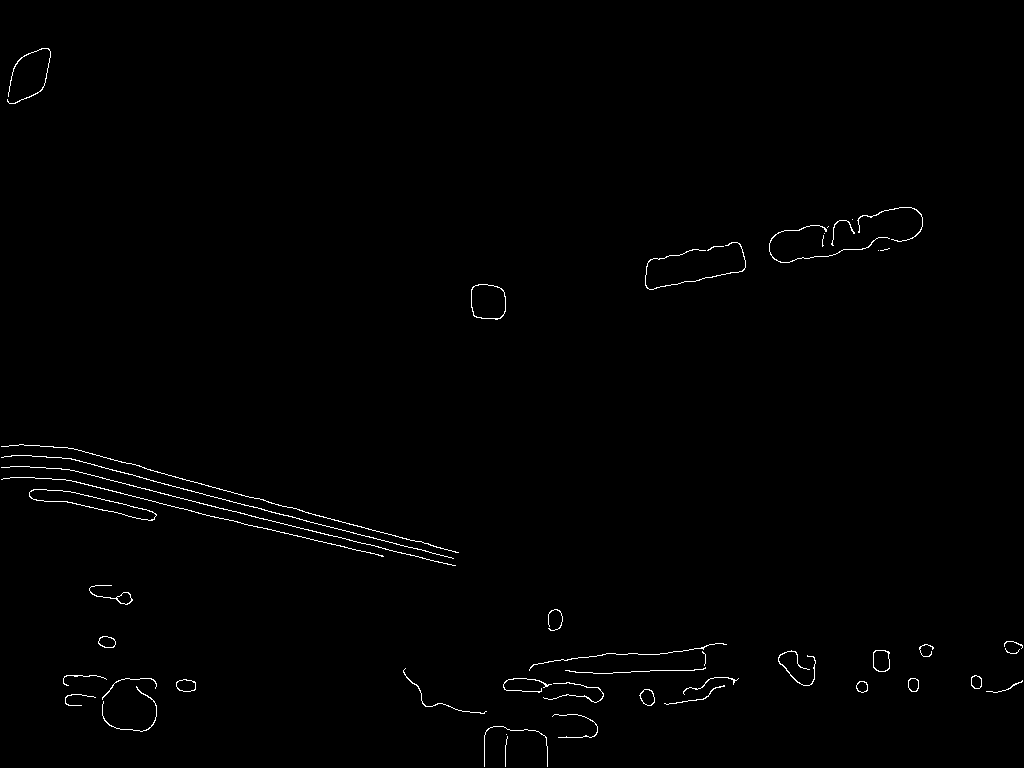
#> input picture test_edge.png, 1024 x 768 px
$ python shape_context.py
#> lines starting #> are read from the running program, lines starting #| are printed output that depends on the picture
"""Find shape context descriptor."""
import math
import numpy as np
import pdb

from scipy.spatial.distance import cdist
from skimage.io import imread
from settings import sample_points


def shape_context(points, nbins_r, nbins_theta, r_inner, r_outer, max_window_size, window=None):
    """Computes the Shape Context Feature Descriptor for the given input points."""
    nbins = nbins_theta * nbins_r
    t_points = points.shape[0]

    descriptor = []

    r_array = cdist(points, points)
    am = r_array.argmax()
    max_points = [am // t_points, am % t_points]
    r_array_n = r_array // r_array.mean()
    r_bin_edges = np.logspace(np.log10(r_inner), np.log10(r_outer), nbins_r)
    r_array_q = np.zeros((t_points, t_points), dtype=int)

    for m in range(nbins_r):
        r_array_q += (r_array_n < r_bin_edges[m])

    fz = r_array_q > 0

    theta_array = cdist(points, points, lambda u, v: math.atan2((v[1] - u[1]), (v[0] - u[0])))
    norm_angle = theta_array[max_points[0], max_points[1]]
    theta_array = (theta_array - norm_angle * (np.ones((t_points, t_points)) - np.identity(t_points)))
    theta_array[np.abs(theta_array) < 1e-7] = 0

    theta_array_2 = theta_array + 2 * math.pi * (theta_array < 0)
    theta_array_q = (1 + np.floor(theta_array_2 // (2 * math.pi / nbins_theta))).astype(int)

    for i in range(t_points):
        sn = np.zeros((nbins_r, nbins_theta))
        x, y = points[i]

        if window is not None:
            local_x = np.where((points[:, 0] >= (x-window)) & (points[:, 0] <= (x+window)))
            local_y = np.where((points[:, 0] >= y-window) & (points[:, 0] <= y+window))
            local_points = np.intersect1d(local_x, local_y)
            for j in local_points:
                if (fz[i, j]):
                    sn[r_array_q[i, j] - 1, theta_array_q[i, j] - 1] += 1
        else:
            for j in range(t_points):
                if (fz[i, j]):
                    sn[r_array_q[i, j] - 1, theta_array_q[i, j] - 1] += 1
        # There need not be 500 points in the image, you can have less than 500 also.
        descriptor.append(sn.reshape(nbins))

    return np.array(descriptor)


if __name__ == "__main__":
    # Image is already binary with Canny Edge detection done
    img = imread('test_edge.png', as_gray=True)
#> img: shape (768, 1024); 0.71% white in thin lines or dots
    edge_pixels = img.nonzero()
#> edge_pixels = 5563 positions, rows 48 to 766, columns 1 to 1022
    indices = np.arange(len(edge_pixels[0]))
#> indices = 5563 values from 0 to 5562

    try:
        samples = np.random.choice(indices, (sample_points), False)
#> samples = 500 values, max 5558 at index 225, min 15 at index 23, mean 2873.4
    except ValueError:
        samples = indices

    points = np.array([[edge_pixels[0][i], edge_pixels[1][i]] for i in samples])
#> points = 500 pairs, first value 50 to 765, second value 4 to 1022
    descriptor = shape_context(points, window=5, max_window_size=5, nbins_r=5, nbins_theta=12, r_inner=0.1250, r_outer=2.0)
#> in shape_context, `r_array = cdist(points, points)`:
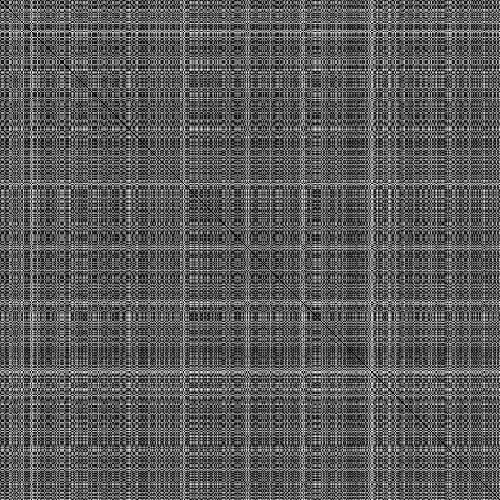
#> r_array: shape (500, 500) float64; min 0, max 1174.2, mean 418.7; drawn with min black and max white
#> in shape_context, `am = r_array.argmax()`: am = 91684
#> in shape_context, `max_points = [am // t_points, am % t_points]`: max_points = [183, 184]
#> in shape_context, `r_array_n = r_array // r_array.mean()`:
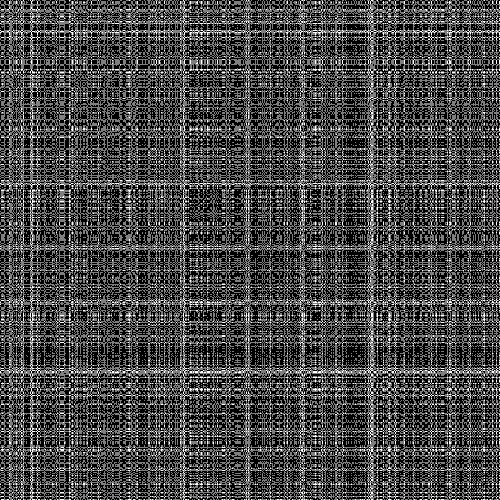
#> r_array_n: shape (500, 500) float64; min 0, max 2, mean 0.562; drawn with min black and max white
#> the loop in shape_context, `for m in range(nbins_r):` made 5 passes
#> pass 1, in shape_context, `r_array_q += (r_array_n < r_bin_edges[m])`:
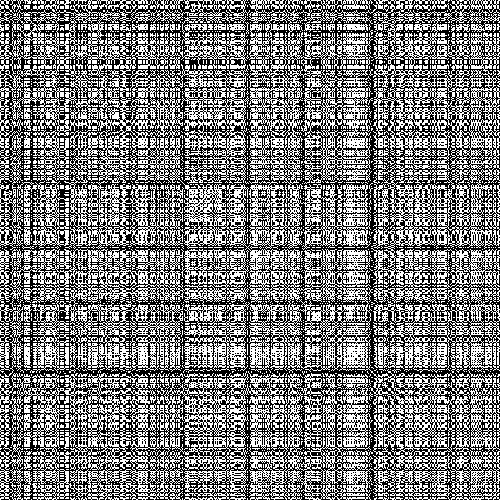
#> r_array_q: shape (500, 500) int64; values 0 (black) and 1 (white), 49.5% white in thin lines or dots
#> after the loop in shape_context, `for m in range(nbins_r):`:
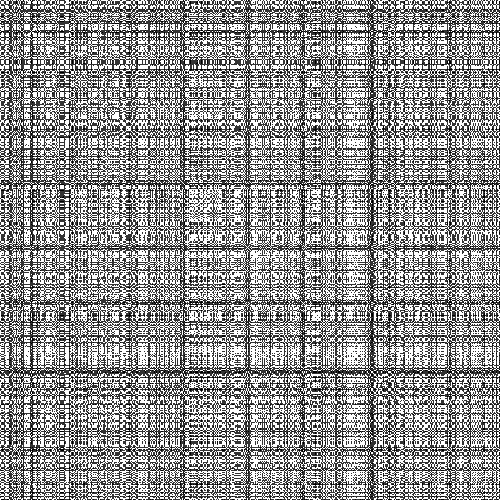
#> r_array_q: shape (500, 500) int64; min 0, max 5, mean 2.92; drawn with min black and max white
#> in shape_context, `fz = r_array_q > 0`:
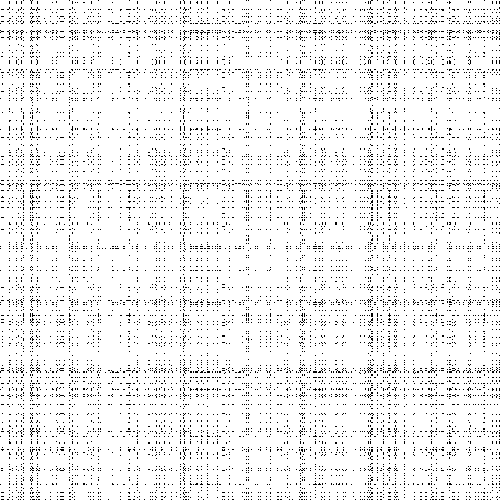
#> fz: shape (500, 500) bool; 94.2% white; black in thin lines or dots
#> in shape_context, `theta_array = cdist(points, points, lambda u, v: math.atan2((v[1] - u[..`:
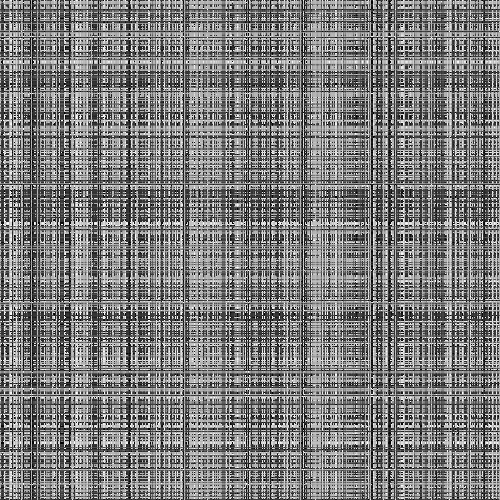
#> theta_array: shape (500, 500) float64; min -3.14, max 3.14, mean -0.0685; drawn with min black and max white
#> in shape_context, `norm_angle = theta_array[max_points[0], max_points[1]]`: norm_angle = 1.02
#> in shape_context, `theta_array_2 = theta_array + 2 * math.pi * (theta_array < 0)`:
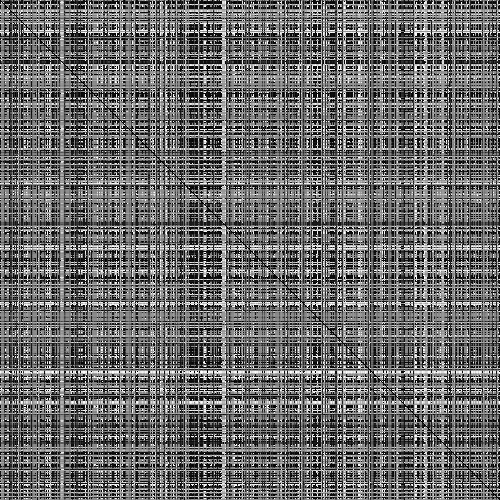
#> theta_array_2: shape (500, 500) float64; min 0, max 6.28, mean 2.65; drawn with min black and max white
#> the loop in shape_context, `for i in range(t_points):` made 500 passes
#> (x, y, local_x, local_y) on passes 3, 11, 13, 17, 19, 31, 33, 34: (445, 36, ([2, 33, 57, 100, 289, 390, 394],), (empty array,)), (256, 822, ([10, 44, 149, 177, 181, 264, 272, 303, 325, 482],), (empty array,)), (458, 67, ([12, 39, 74, 93, 266, 277, 362, 381, 388, 420, 453],), ([183, 246, 372],)), (211, 918, ([16, 156, 159, 342, 470, 492],), (empty array,)), (727, 114, ([18, 47, 49, 155, 223, 324, 358, 359, 369, 433],), (empty array,)), (96, 31, ([30, 98, 129, 270, 302, 304, 371, 436, 484],), (empty array,)), (57, 21, ([32, 69, 248],), (empty array,)), (449, 74, ([2, 33, 57, 100, 289, 306, 390, 394],), ([183],))
#> (x, y, local_y) on passes 2, 4, 5, 7, 8, 9: (506, 88, ([389],)), (487, 100, ([30, 98, 270, 302, 304, 371, 436, 484],)), (246, 715, ([88, 118, 173, 205, 234, 242, 298, 426, 467],)), (524, 321, ([402],)), (513, 155, (empty array,)), (511, 152, (empty array,))
#> after the loop in shape_context, `for i in range(t_points):`: descriptor = 500 items
    pdb.set_trace()
